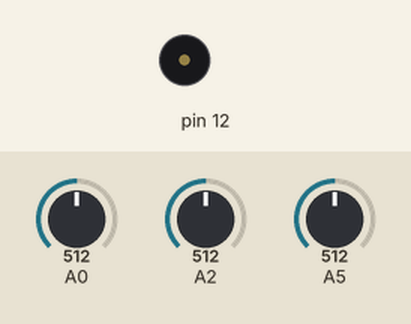
Simulated run of this sketch. Board: Arduino Uno, built with avr-gcc and run on an emulated ATmega328P. On the bench: buzzer (waves = sounding). The test bench sets the inputs (shaded band); at power-on: A0 = 512, A2 = 512, A5 = 512.

Above: at 1.2 s.
1.3 s: A0 set to 0
At 4.1 s:
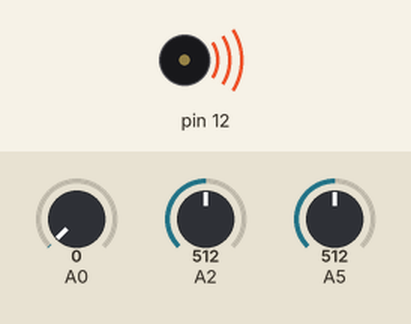
4.3 s: A2 set to 0
At 5.6 s:
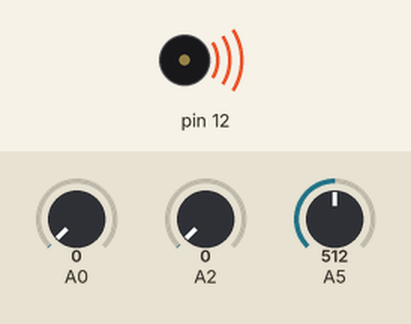
Timing chart, 0 to 13.3 s (numbered marks = the images above; inputs shaded):
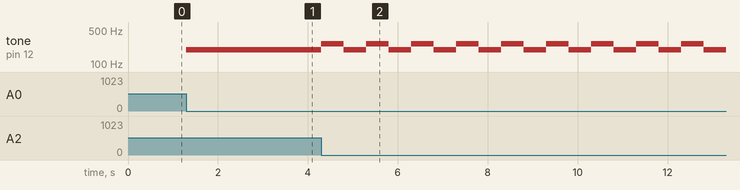

Measured:
- after the input at 1.3 s, tone on pin 12: silent → 196 Hz at once
- after the input at 4.3 s, tone on pin 12: alternates 262 Hz for 0.50 s and 196 Hz for 0.50 s, starting at once

The sketch:

passiveBuzzer.lesson.2.ino
```cpp
#include <Arduino.h>
#include <Wire.h>
#include <SoftwareSerial.h>

void setup(){
    pinMode(12,OUTPUT);
    pinMode(A0+0,INPUT);
    pinMode(A0+2,INPUT);
    pinMode(A0+5,INPUT);
}

void loop(){
    if(((analogRead(A0+0))==(0))){
        tone(12,196,500); // write to buzzer
        delay(500);
    }
    if(((analogRead(A0+2))==(0))){
        tone(12,262,500); // write to buzzer
        delay(500);
    }
    if(((analogRead(A0+5))==(0))){
        tone(12,294,500); // write to buzzer
        delay(500);
    }
}
```
